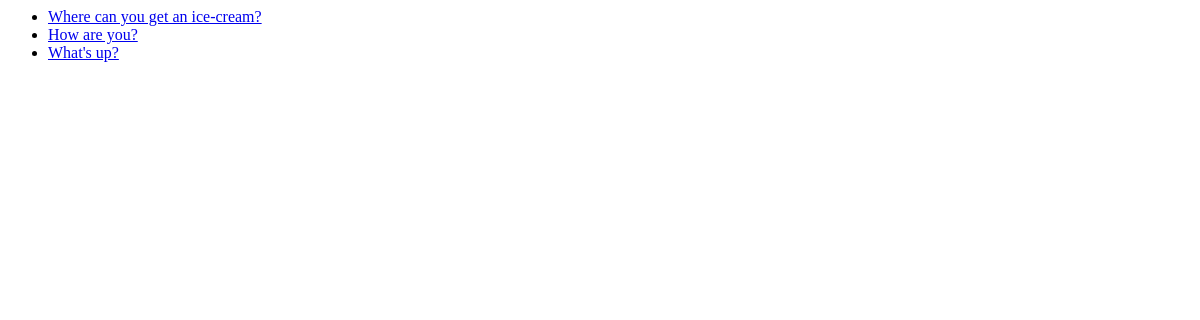
/polls/, run on an earlier commit of the app's database.
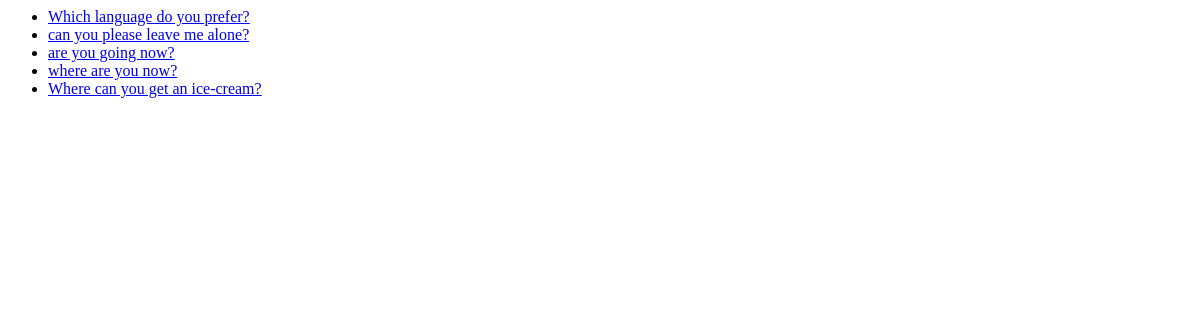
And on a later commit of the database.
### polls/models.py (models this page shows, shortened)
class Question(models.Model):
    question_text = models.CharField("Give me a question", max_length=200)
    pub_date = models.DateTimeField('date published')

### polls/views.py (the view)
# urls.py: path('', views.IndexView.as_view(), name='index'),
class IndexView(generic.ListView):
    template_name = 'polls/index.html'
    context_object_name = 'latest_question_list'
    def get_queryset(self):
        return Question.objects.order_by('-pub_date')[:5]

### polls/templates/polls/index.html (shortened to what this page needs)
{% if latest_question_list %}
    <ul>
        {% for question in latest_question_list %}
            <li><a href="{% url 'polls:detail' question.id %}">{{ question.question_text }}</a></li>
        {% endfor %}
    </ul>
{% else %}
    <p>No polls are available.</p>
    {% endif %}

What changed in the data, as far as the page shows it:
no longer on this page (row unchanged): Question: question_text "How are you?"
no longer on this page (row unchanged): Question: question_text "What's up?"
added Question: question_text "Which language do you prefer?"
added Question: question_text "can you please leave me alone?"
added Question: question_text "are you going now?"
added Question: question_text "where are you now?"
